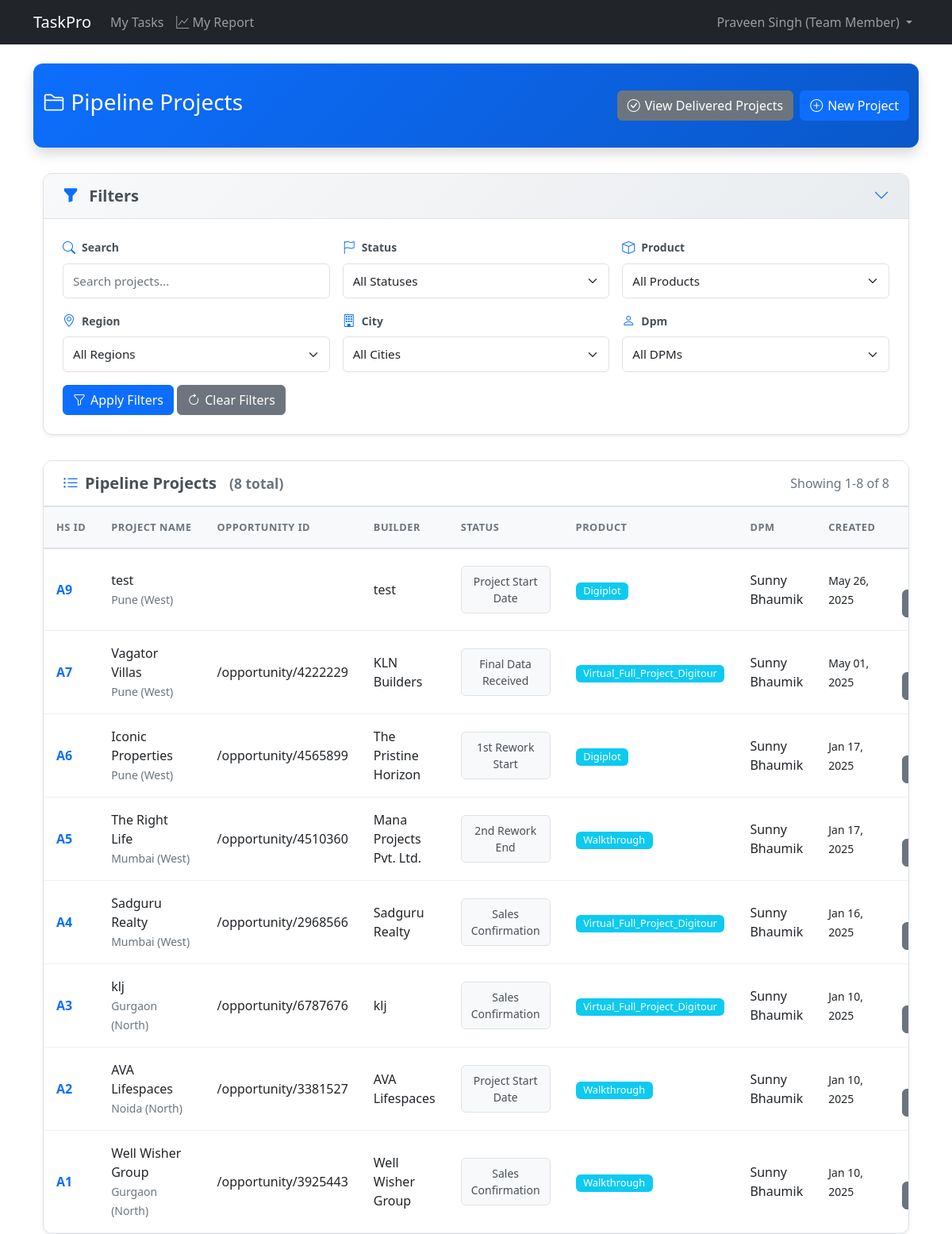
Before: /projects/ (signed in) with the older database file.
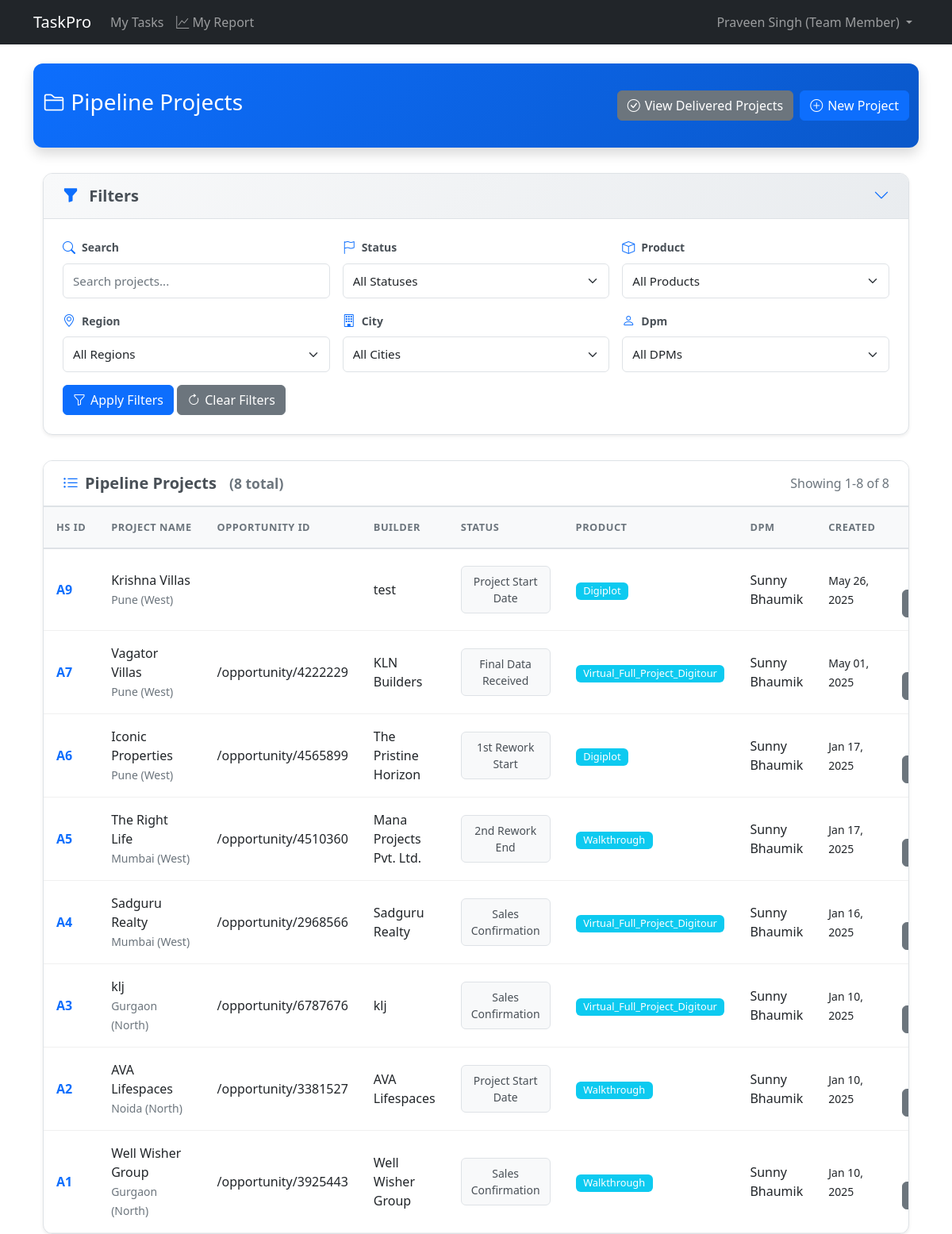
After: the same page with the newer database file.
### projects/models.py (models this page shows, shortened)
class Project(models.Model):
    id = models.UUIDField(
        primary_key=True,
        default=uuid.uuid4,
        editable=False
    )
    hs_id = models.CharField(
        max_length=10,
        unique=True,
        editable=False,
        help_text="Human-readable unique identifier (e.g., A1, A2, B1, etc.)"
    )
    opportunity_id = models.CharField(
        max_length=100,
        unique=False,
        help_text="Business opportunity identifier"
    )
    project_type = models.CharField(
        max_length=100,
        blank=True,
        null=True,
        help_text="Type of project (optional)"
    )
    project_name = models.CharField(
        max_length=255,
        help_text="Name of the project"
    )
    builder_name = models.CharField(
        max_length=255,
        help_text="Name of the builder/client"
    )
    city = models.ForeignKey(
        City,
        on_delete=models.PROTECT,
        related_name='projects',
        help_text="City where this project is located"
    )
    product = models.ForeignKey(
        Product,
        on_delete=models.PROTECT,
        related_name='projects',
        help_text="The product being delivered in this project"
    )
    product_subcategory = models.ForeignKey(
        ProductSubcategory,
        on_delete=models.PROTECT,
        related_name='projects',
        null=True,
        blank=True,
        help_text="Optional subcategory classification for this project"
    )
    package_id = models.CharField(
        max_length=100,
        blank=True,
        null=True,
        help_text="Optional package identifier"
    )
    quantity = models.PositiveIntegerField(
        help_text="Quantity of products for this project"
    )
    purchase_date = models.DateField(
        help_text="Date when the project was purchased"
    )
    sales_confirmation_date = models.DateField(
        help_text="Date when sales confirmation was received"
    )
    expected_tat = models.PositiveIntegerField(
        validators=[MinValueValidator(1)],
        help_text="Expected turnaround time in days (defaults to product TAT but can be overridden)"
    )
    account_manager = models.CharField(
        max_length=255,
        help_text="Name of the account manager responsible for this project"
    )
    dpm = models.ForeignKey(
        User,
        on_delete=models.PROTECT,
        related_name='dpm_projects',
        help_text="The Digital Project Manager assigned to this project"
    )
    current_status = models.ForeignKey(
        ProjectStatusOption,
        on_delete=models.PROTECT,
        related_name='projects',
        help_text="Current status of the project"
    )
    project_incharge = models.ForeignKey(
        'accounts.User',
        on_delete=models.PROTECT,
        related_name='incharge_projects',
        null=True,
        blank=True,
        help_text="Team member assigned as project incharge"
    )
    expected_completion_date = models.DateField(
        null=True,
        blank=True,
        help_text="Expected date of project completion"
    )
    delivery_performance_rating = models.DecimalField(
        max_digits=2,
        decimal_places=1,
        null=True,
        blank=True,
        validators=[
            MinValueValidator(1),
            MaxValueValidator(5)
        ],
        help_text="Delivery performance rating (1-5)"
    )
    created_at = models.DateTimeField(auto_now_add=True)
    updated_at = models.DateTimeField(auto_now=True)
    class Meta:
        ordering = ['-created_at']
        verbose_name = 'Project'
        verbose_name_plural = 'Projects'
        indexes = [
            models.Index(fields=['opportunity_id']),
        ]

class ProjectStatusOption(models.Model):
    id = models.UUIDField(
        primary_key=True,
        default=uuid.uuid4,
        editable=False
    )
    name = models.CharField(
        max_length=100,
        unique=True,
        help_text="Name of the status (e.g., 'Sales Confirmation')"
    )
    category_one = models.CharField(
        max_length=100,
        help_text="First level categorization (e.g., 'Awaiting Data')"
    )
    category_two = models.CharField(
        max_length=100,
        help_text="Second level categorization (e.g., 'Not Started')"
    )
    order = models.PositiveIntegerField(
        help_text="Sequence number for ordering statuses"
    )
    is_active = models.BooleanField(
        default=True,
        help_text="Whether this status is currently available for use"
    )
    created_at = models.DateTimeField(auto_now_add=True)
    updated_at = models.DateTimeField(auto_now=True)
    class Meta:
        ordering = ['order']
        verbose_name = 'Project Status Option'
        verbose_name_plural = 'Project Status Options'
    def __str__(self):
        return f"{self.name} ({self.category_one} - {self.category_two})"

class Product(models.Model):
    id = models.UUIDField(
        primary_key=True,
        default=uuid.uuid4,
        editable=False
    )
    name = models.CharField(
        max_length=255,
        unique=True,
        help_text="Name of the product"
    )
    expected_tat = models.PositiveIntegerField(
        validators=[MinValueValidator(1)],
        help_text="Default expected turnaround time in days for this product"
    )
    is_active = models.BooleanField(
        default=True,
        help_text="Whether this product is available for new projects"
    )
    created_at = models.DateTimeField(auto_now_add=True)
    updated_at = models.DateTimeField(auto_now=True)
    class Meta:
        ordering = ['name']
        verbose_name = 'Product'
        verbose_name_plural = 'Products'
    def __str__(self):
        return self.name

### locations/models.py (models this page shows)
class City(models.Model):
    id = models.UUIDField(primary_key=True, default=uuid.uuid4, editable=False)
    name = models.CharField(
        max_length=100,
        help_text="The name of the city"
    )
    region = models.ForeignKey(
        Region,
        on_delete=models.PROTECT,  # Prevents deletion of regions that have cities
        related_name='cities',
        help_text="The region this city belongs to"
    )
    created_at = models.DateTimeField(auto_now_add=True)
    updated_at = models.DateTimeField(auto_now=True)
    class Meta:
        ordering = ['region', 'name']
        verbose_name = 'City'
        verbose_name_plural = 'Cities'
        unique_together = ['name', 'region']  # Ensures city names are unique within a region
    def __str__(self):
        return f"{self.name} ({self.region.name})"

class Region(models.Model):
    id = models.UUIDField(primary_key=True, default=uuid.uuid4, editable=False)
    name = models.CharField(
        max_length=100,
        unique=True,
        help_text="The name of the region (e.g., 'North', 'South', 'East', 'West')"
    )
    created_at = models.DateTimeField(auto_now_add=True)
    updated_at = models.DateTimeField(auto_now=True)
    class Meta:
        ordering = ['name']  # This will order regions alphabetically by default
        verbose_name = 'Region'
        verbose_name_plural = 'Regions'
    def __str__(self):
        return self.name

### accounts/models.py (models this page shows, shortened)
class User(AbstractUser):
    id = models.UUIDField(primary_key=True, default=uuid.uuid4, editable=False)
    ROLES = (
        ('DPM', 'Project Manager'),
        ('TEAM_MEMBER', 'Team Member'),
    )
    role = models.CharField(max_length=20, choices=ROLES)
    created_at = models.DateTimeField(auto_now_add=True)
    updated_at = models.DateTimeField(auto_now=True)
    groups = models.ManyToManyField(
        'auth.Group',
        related_name='custom_user_set',
        blank=True,
        verbose_name='groups',
        help_text='The groups this user belongs to.',
    )
    user_permissions = models.ManyToManyField(
        'auth.Permission',
        related_name='custom_user_set',
        blank=True,
        verbose_name='user permissions',
        help_text='Specific permissions for this user.',
    )
    def __str__(self):
        return f"{self.username} - {self.get_role_display()}"

### projects/views.py (the view)
# urls.py: path('', views.project_list, name='project_list'),
@login_required
def project_list(request):
    search_query = request.GET.get('search', '')
    status = request.GET.get('status', '')
    product = request.GET.get('product', '')
    region = request.GET.get('region', '')
    city = request.GET.get('city', '')
    dpm = request.GET.get('dpm', '')
    page = request.GET.get('page', 1)
    success, result = ProjectService.get_project_list(
        search_query=search_query,
        status=status,
        product=product,
        region=region,
        city=city,
        dpm=dpm,
        page=page,
        project_type='pipeline'  # Only get pipeline projects
    )
    if not success:
        messages.error(request, result)
        return redirect('home')
    projects, filters_applied = result
    success, filter_options_result = ProjectService.get_filter_options()
    if not success:
        messages.warning(request, filter_options_result)
        filter_options = {
            'statuses': [],
            'products': [],
            'cities': [],
            'regions': [],
            'dpms': []
        }
    else:
        filter_options = filter_options_result
    filter_form = ProjectFilterForm(initial=filters_applied)
    if region:
        filter_form.fields['city'].queryset = City.objects.filter(region_id=region)
    context = {
        'projects': projects,
        'filter_form': filter_form,
        'filters_applied': filters_applied,
        'filter_options': filter_options,
        'title': 'Pipeline Projects',
        'is_pipeline': True  # Add flag to identify page type
    }
    return render(request, 'projects/project_list.html', context)

### projects/services.py (called while the page is built)
    @staticmethod
    def get_filter_options():
        try:
            filter_options = {
                'statuses': ProjectStatusOption.objects.filter(is_active=True).order_by('order'),
                'products': Product.objects.filter(is_active=True).order_by('name'),
                'cities': City.objects.all().order_by('name'),
                'regions': Region.objects.all().order_by('name'),
                'dpms': User.objects.filter(role='DPM', is_active=True).order_by('username')
            }
            return True, filter_options
        except Exception as e:
            logger.exception(f"Error retrieving filter options: {str(e)}")
            return False, f"An error occurred: {str(e)}"

### projects/templates/projects/project_list.html (shortened to what the changed rows need)
{% extends "base.html" %}
{% block content %}
<div class="container-fluid">
    <div class="projects-card">
        <div class="card-body p-0">
            <div class="table-responsive">
                <table class="table table-hover">
                    <thead>
                        <tr>
                            <th>HS ID</th>
                            <th>Project Name</th>
                            <th>Opportunity ID</th>
                            <th>Builder</th>
                            <th>Status</th>
                            <th>Product</th>
                            <th>DPM</th>
                            <th>Created</th>
                            <th class="text-center">Actions</th>
                        </tr>
                    </thead>
                    <tbody>
                        {% for project in projects %}
                        <tr>
                            <td><span class="hs-id">{{ project.hs_id }}</span></td>
                            <td>
                                <div class="fw-semibold">{{ project.project_name }}</div>
                                <small class="text-muted">{{ project.city }}</small>
                            </td>
                            <td>{{ project.opportunity_id|slice:"26:" }}</td>
                            <td>{{ project.builder_name }}</td>
                            <td>
                                <span class="status-badge">{{ project.current_status.name }}</span>
                            </td>
                            <td>
                                <span class="badge bg-info">{{ project.product.name }}</span>
                            </td>
                            <td>{{ project.dpm.get_full_name|default:project.dpm.username }}</td>
                            <td>
                                <small>{{ project.created_at|date:"M d, Y" }}</small>
                            </td>
                            <td class="text-center">
                                <a href="{% url 'projects:project_management' project.id %}"
                                   class="btn btn-sm btn-secondary btn-action">
                                </a>
                            </td>
                        </tr>
                        {% endfor %}
                    </tbody>
                </table>
            </div>
        </div>
    </div>
</div>
{% endblock %}

Changed rows visible on the page:
changed Project "test": project_name "test" → "Krishna Villas"
